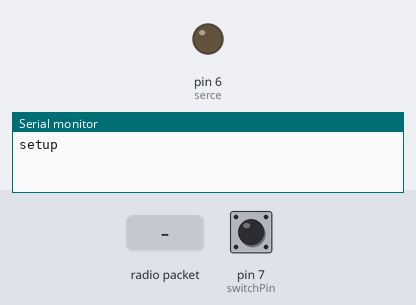
This sketch was run on a simulated Arduino Uno, built with avr-gcc and run on an emulated ATmega328P. On the bench: output pins drawn as LEDs (lit = HIGH), the last lines printed to the serial monitor. The inputs (shaded band) are chosen by the test bench; at power-on: pin 7 (switchPin) LOW. No radio packets arrive unless stated.

Above: at 1.2 s.
1.3 s: radio packet "dotyk" arrives
At 2.6 s:
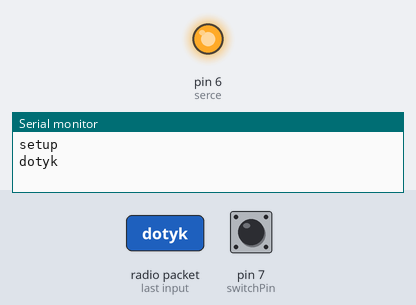
4.3 s: radio packet "1" arrives
Timing chart, 0 to 7.3 s (numbered marks = the images above; inputs shaded):
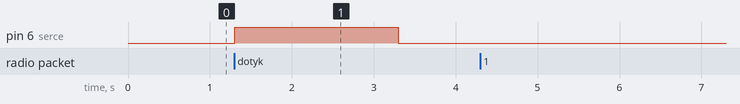

The sketch:

odbiornik_nadajnik_reka.ino
```cpp
#include <VirtualWire.h>
#define receive_pin 11
#define transmit_pin 10
#define serce 6
int switchPin = 7;
const char *wiadomosc;
int p=0;
boolean glosy=false;
const char *wiadomosc_wysylanie;
boolean gargulce=false;
void setup()
{

    Serial.begin(9600);
    Serial.println("setup");
vw_set_tx_pin(transmit_pin);
    vw_set_rx_pin(receive_pin);
    vw_setup(2000);
   pinMode(serce,OUTPUT);
pinMode(switchPin,INPUT);
    vw_rx_start(); // startujemy odbieranie danych (uruchamiamy)

 digitalWrite(serce,LOW);
}

void loop()
{
  // częśc wymagana do poprawnego działania biblioteki
    uint8_t buf[VW_MAX_MESSAGE_LEN];
    uint8_t buflen = VW_MAX_MESSAGE_LEN;

    if (vw_get_message(buf, &buflen)) // jeśli odbierzemy dane
    {
	int i;
        String wiadomosc;


	for (i = 0; i < buflen; i++) // w pętli zczytujemy dane z odbiornika
	{
            wiadomosc+=char(buf[i]);
	}

	Serial.println(wiadomosc);
       if (wiadomosc=="dotyk")
       {
         gargulce=true;
   digitalWrite(serce, HIGH);
   delay(2000);
   digitalWrite(serce, LOW);

       }
else
{
digitalWrite(serce, LOW);

}

    }

    if ((digitalRead(switchPin)==HIGH) && (glosy==false))
    {
      glosy=true;
      delay(7000);
      wiadomosc_wysylanie="1";
      String toSend = (wiadomosc_wysylanie); // tekst wiadomości
char msg2[23]; // tworzymy tablicę typu char
  toSend.toCharArray(msg2, toSend.length() + 1); // konwertujemy nasz tekst do tablicy charów
 vw_send((uint8_t *)msg2, strlen(msg2));// wysyłamy
  vw_wait_tx();
    }


}
```

Measured:
- after the input at 1.3 s, pin 6 (serce): LOW → HIGH at once, → LOW 2.0 s later
